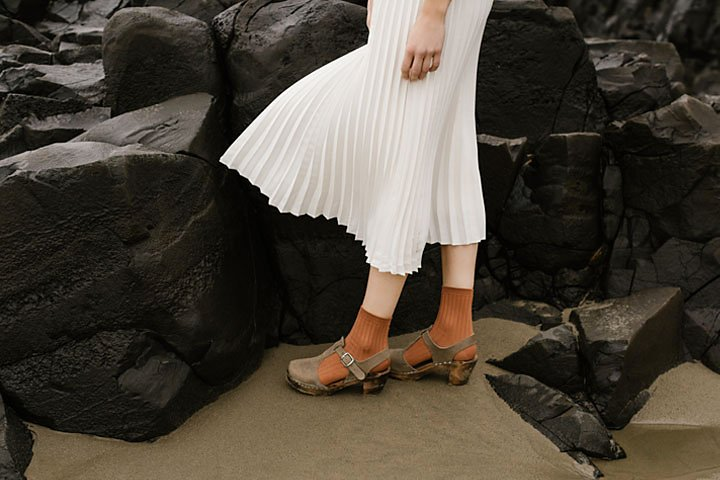
#> input picture images/highlights_and_shadows.jpg, 720 x 480 px, found by its file name
$ python task3.py
#> lines starting #> are read from the running program, lines starting #| are printed output that depends on the picture
import cv2
import numpy as np
import matplotlib.pyplot as plt

# Gamma correction function
def gamma_correction(image, gamma):
    inv_gamma = 1.0 / gamma
    table = np.array([((i / 255.0) ** inv_gamma) * 255 for i in np.arange(0, 256)]).astype("uint8")
    return cv2.LUT(image, table)

# Load a color image
img_color = cv2.imread('C:\\Users\spram\Documents\IPNMV\images\highlights_and_shadows.jpg')
#> img_color is the input picture: shape (480, 720, 3); mean B, G, R 58.1, 68.6, 75.7

# Check if the image was loaded successfully
if img_color is None:
    print("Error: Image not found or path is incorrect")
else:
    # Convert to L*a*b* color space
    lab_image = cv2.cvtColor(img_color, cv2.COLOR_BGR2LAB)
#> lab_image: shape (480, 720, 3); mean of channels 0, 1, 2 71.3, 129.1, 135
    L, A, B = cv2.split(lab_image)
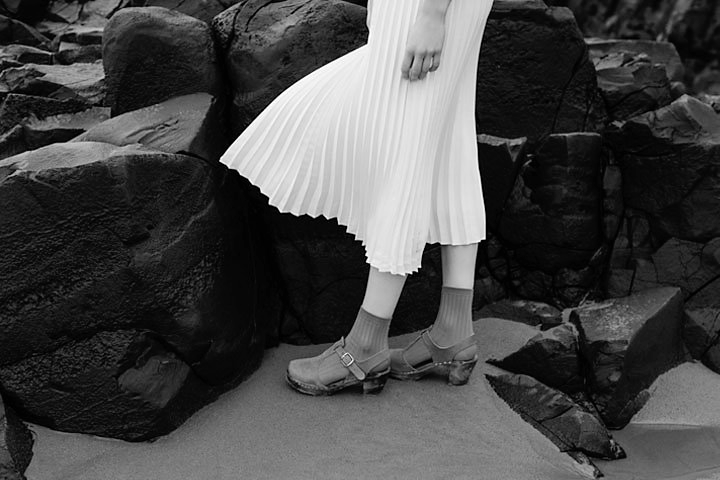
#> L: shape (480, 720); min 0, max 255, mean 71.3
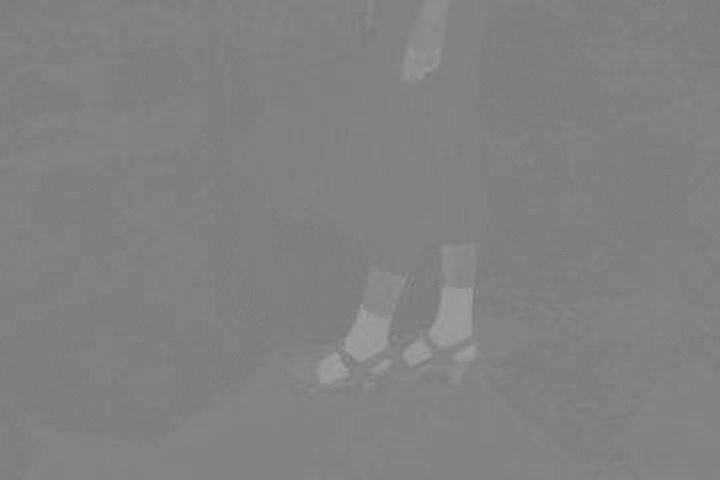
#> A: shape (480, 720); min 119, max 160, mean 129.1

    # Apply gamma correction to the L channel
    gamma_value = 2.2  # Adjust this value to test different gamma corrections
    corrected_L = gamma_correction(L, gamma_value)
#> in gamma_correction, `return cv2.LUT(image, table)`:
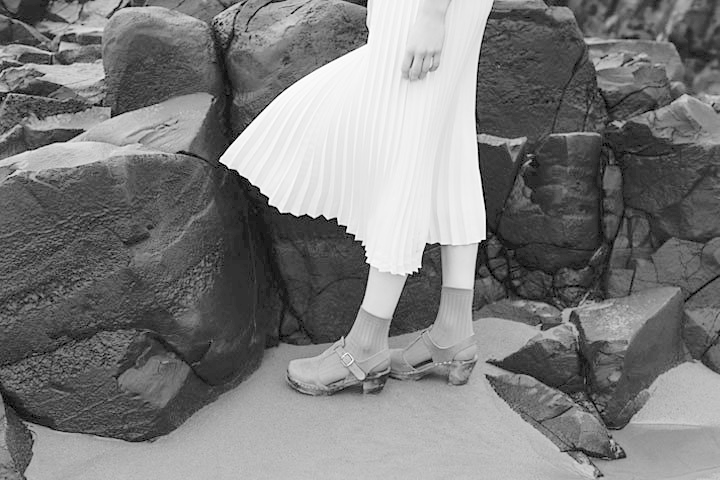
#> returned value: shape (480, 720); min 0, max 255, mean 124.3

    # Merge the corrected L channel with the original A and B channels
    corrected_lab = cv2.merge([corrected_L, A, B])
#> corrected_lab: shape (480, 720, 3); mean of channels 0, 1, 2 124.3, 129.1, 135

    # Convert back to the BGR color space
    corrected_img = cv2.cvtColor(corrected_lab, cv2.COLOR_LAB2BGR)
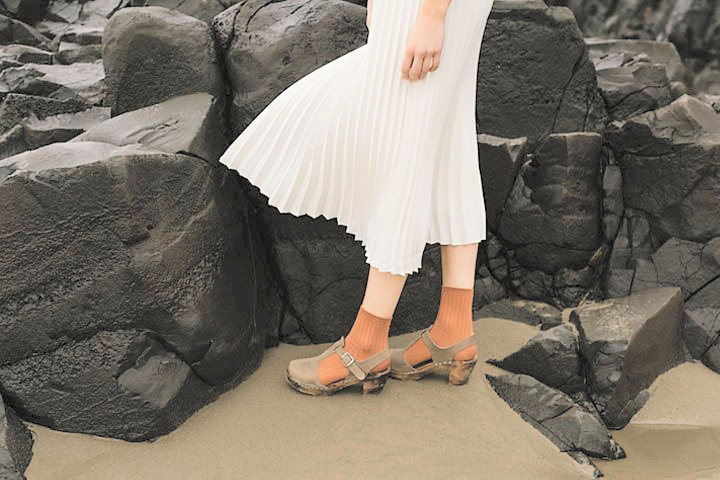
#> corrected_img: shape (480, 720, 3); mean B, G, R 106.6, 117.6, 125.5

    # Plot the histograms of the original and gamma-corrected L channels
    plt.figure(figsize=(12, 6))

    # Original L channel histogram
    plt.subplot(1, 2, 1)
    plt.hist(L.ravel(), 256, [0, 256])
    plt.title('Original L* Histogram')

    # Gamma-corrected L channel histogram
    plt.subplot(1, 2, 2)
    plt.hist(corrected_L.ravel(), 256, [0, 256])
    plt.title('Gamma Corrected L* Histogram')

    plt.show()
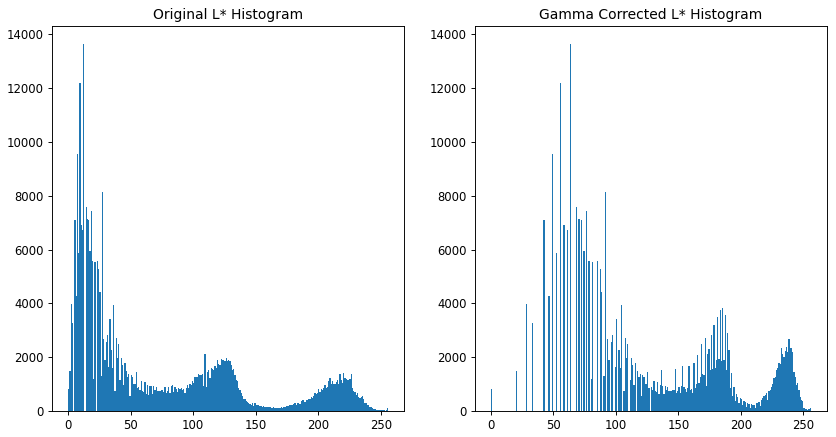
#> figure drawn by matplotlib, 2 panels; panel 1: tallest bar 13634 high, from x = 12 to 13; panel 2: tallest bar 13634 high, from x = 63 to 64

    # Display the original and gamma-corrected images
    plt.figure(figsize=(10, 5))

    plt.subplot(1, 2, 1)
    plt.imshow(cv2.cvtColor(img_color, cv2.COLOR_BGR2RGB))
    plt.title('Original Image')

    plt.subplot(1, 2, 2)
    plt.imshow(cv2.cvtColor(corrected_img, cv2.COLOR_BGR2RGB))
    plt.title('Gamma Corrected Image')

    plt.show()
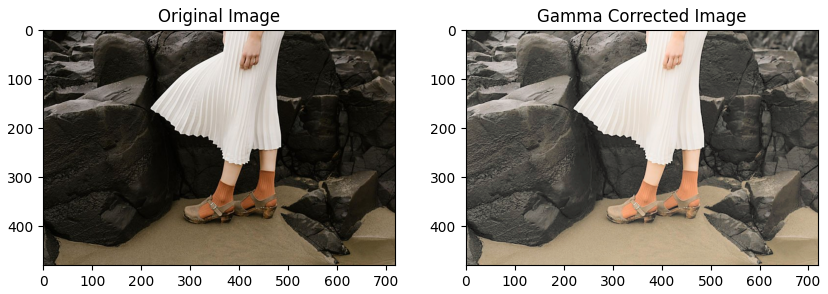
#> figure drawn by matplotlib, 2 panels

$ run again, with images/daisy.jpg copied over images/highlights_and_shadows.jpg
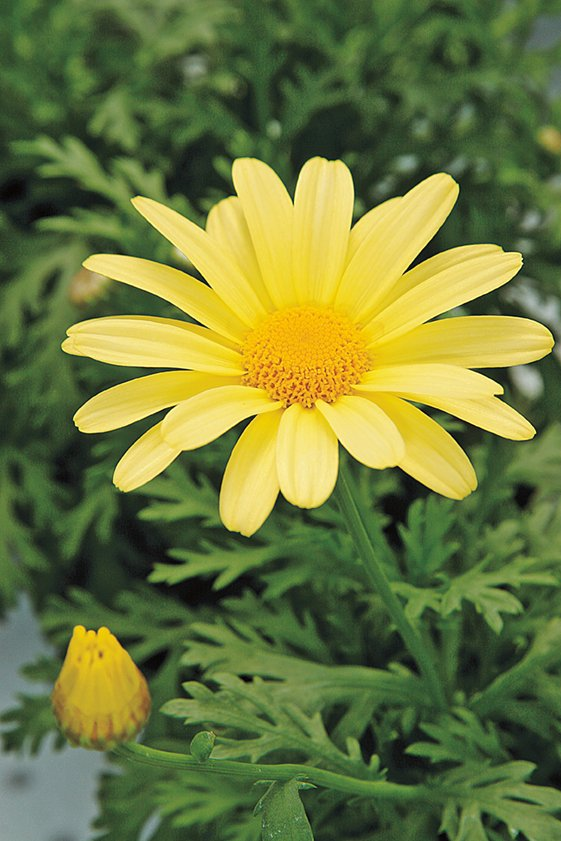
#> input picture images/daisy.jpg, 561 x 841 px, found by its file name
#> img_color is the input picture: shape (841, 561, 3); mean B, G, R 60.7, 120.3, 108.5
#> lab_image: shape (841, 561, 3); mean of channels 0, 1, 2 121.3, 114.4, 157.2
#> corrected_lab: shape (841, 561, 3); mean of channels 0, 1, 2 175.4, 114.4, 157.2
#> `corrected_img = cv2.cvtColor(corrected_lab, cv2.COLOR_LAB2BGR)`:
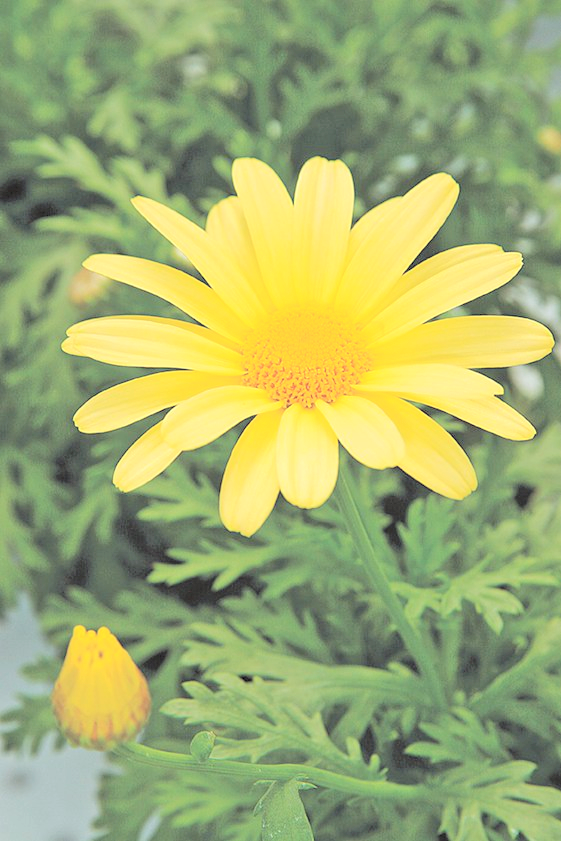
#> corrected_img: shape (841, 561, 3); mean B, G, R 112.6, 174.4, 160.5
#> `plt.show()`:
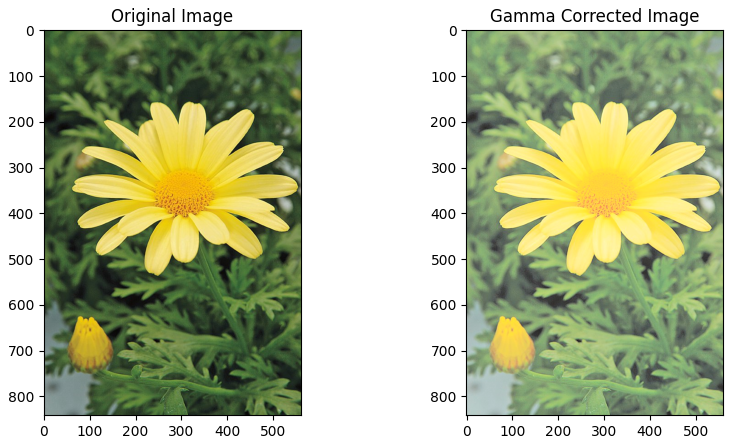
#> figure drawn by matplotlib, 2 panels

$ run again, with images/emma.jpg copied over images/highlights_and_shadows.jpg
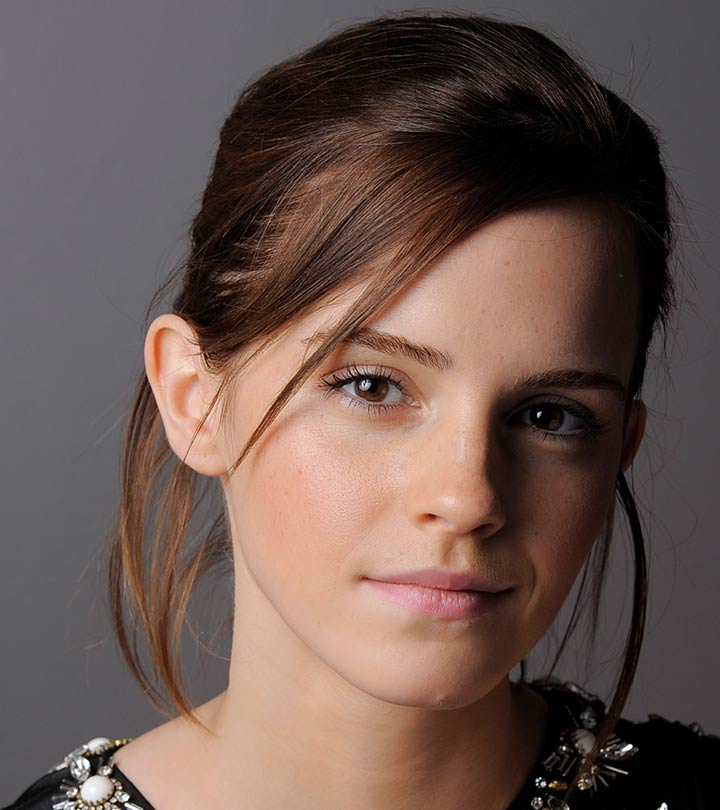
#> input picture images/emma.jpg, 720 x 810 px, found by its file name
#> img_color is the input picture: shape (810, 720, 3); mean B, G, R 80.1, 87.4, 106.8
#> lab_image: shape (810, 720, 3); mean of channels 0, 1, 2 97, 134.8, 135.1
#> corrected_lab: shape (810, 720, 3); mean of channels 0, 1, 2 151.6, 134.8, 135.1
#> `corrected_img = cv2.cvtColor(corrected_lab, cv2.COLOR_LAB2BGR)`:
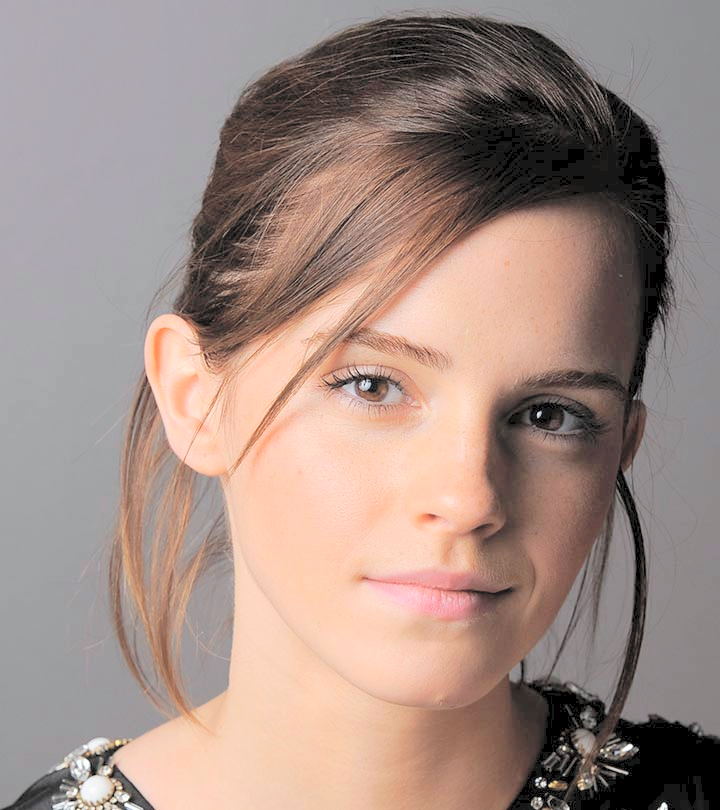
#> corrected_img: shape (810, 720, 3); mean B, G, R 133, 140.8, 161.6
#> `plt.show()`:
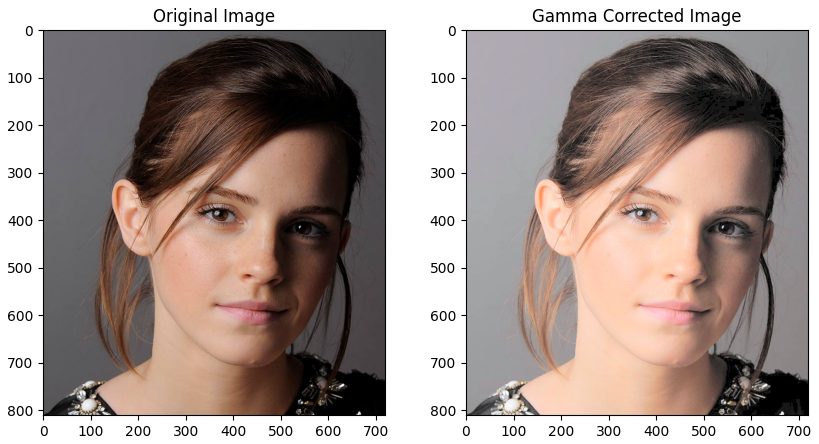
#> figure drawn by matplotlib, 2 panels
